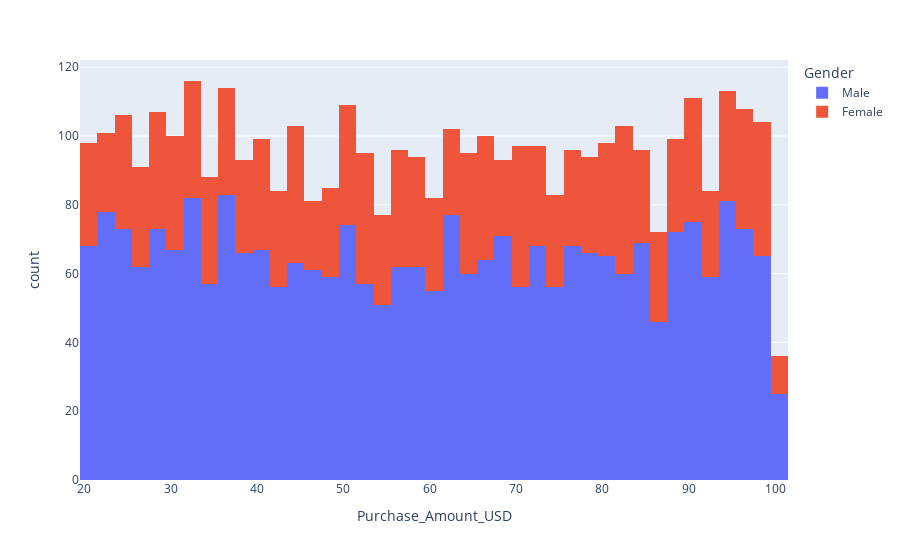

Notebook cell for this chart:
### Code cell
fig = px.histogram(data, x="Purchase_Amount_USD", color="Gender", hover_name="Purchase_Amount_USD")
fig.show()

### Figure 1 — Plotly figure (JSON) as saved in the notebook; plotly's stock layout.template omitted (floating-point values rounded to 4 significant figures; data arrays with more than 128 entries replaced by an {"elided": "..."} marker saying what was removed)
{"data": [{"bingroup": "x", "hovertemplate": "Gender=Male<br>Purchase_Amount_USD=%{x}<br>count=%{y}<extra></extra>", "legendgroup": "Male", "marker": {"color": "#636efa", "pattern": {"shape": ""}}, "name": "Male", "orientation": "v", "showlegend": true, "type": "histogram", "x": {"elided": "2652 int values"}, "xaxis": "x", "yaxis": "y"}, {"bingroup": "x", "hovertemplate": "Gender=Female<br>Purchase_Amount_USD=%{x}<br>count=%{y}<extra></extra>", "legendgroup": "Female", "marker": {"color": "#EF553B", "pattern": {"shape": ""}}, "name": "Female", "orientation": "v", "showlegend": true, "type": "histogram", "x": {"elided": "1248 int values"}, "xaxis": "x", "yaxis": "y"}], "layout": {"barmode": "relative", "legend": {"title": {"text": "Gender"}, "tracegroupgap": 0}, "margin": {"t": 60}, "xaxis": {"anchor": "y", "domain": [0, 1], "title": {"text": "Purchase_Amount_USD"}}, "yaxis": {"anchor": "x", "domain": [0, 1], "title": {"text": "count"}}}}
